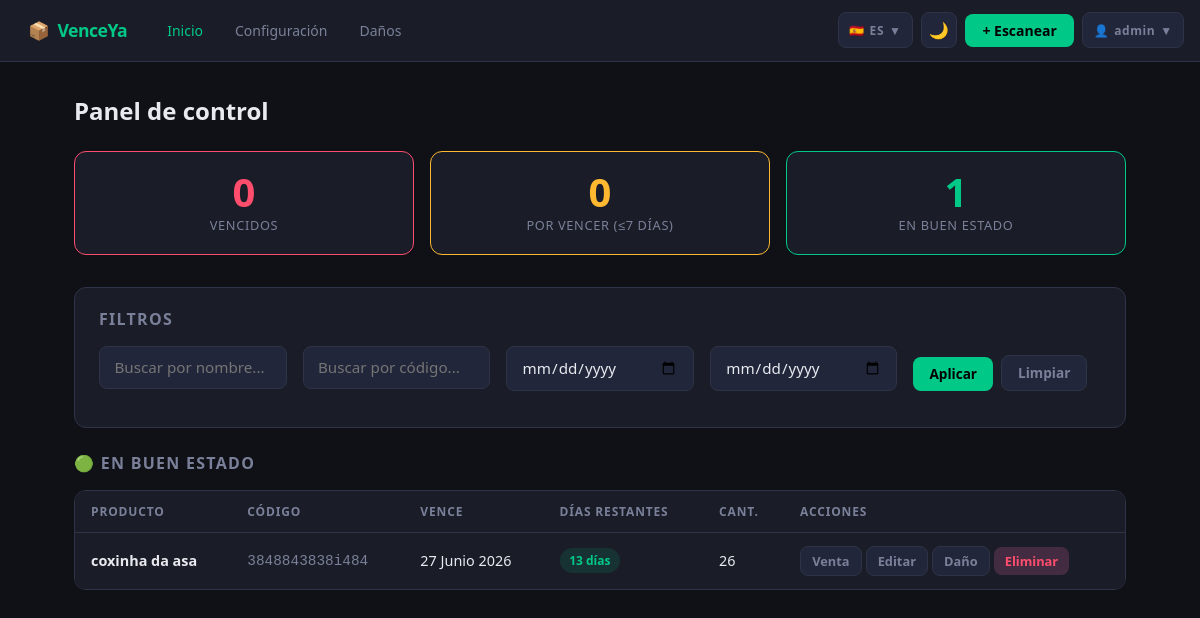
The app's page / (signed in) with its own data.
### productos/models.py (models this page shows, shortened)
class Configuracion(models.Model):
    dias_alerta = models.PositiveIntegerField(default=7, verbose_name="Días de alerta antes de vencer")
    class Meta:
        verbose_name = "Configuración"
    @classmethod
    def get_config(cls):
        config, _ = cls.objects.get_or_create(pk=1)
        return config

class Producto(models.Model):
    codigo_barra = models.CharField(max_length=100, verbose_name="Código de barra")
    nombre = models.CharField(max_length=200, verbose_name="Nombre del producto")
    fecha_vencimiento = models.DateField(verbose_name="Fecha de vencimiento")
    cantidad = models.PositiveIntegerField(default=1, verbose_name="Cantidad en stock")
    fecha_registro = models.DateTimeField(auto_now_add=True)
    class Meta:
        verbose_name = "Producto"
        ordering = ["fecha_vencimiento"]
        constraints = [
            models.UniqueConstraint(
                fields=['codigo_barra', 'fecha_vencimiento'],
                name='unique_codigo_fecha'
            )
        ]
    @property
    def dias_para_vencer(self):
        hoy = timezone.now().date()
        delta = self.fecha_vencimiento - hoy
        return delta.days

### productos/views.py (the view)
# urls.py: path("", views.dashboard, name="dashboard"),
@login_required(login_url='login')
def dashboard(request):
    config = Configuracion.get_config()
    hoy = timezone.now().date()
    productos = Producto.objects.all()
    nombre_filter = request.GET.get('nombre', '').strip()
    codigo_filter = request.GET.get('codigo', '').strip()
    fecha_desde = request.GET.get('fecha_desde', '').strip()
    fecha_hasta = request.GET.get('fecha_hasta', '').strip()
    if nombre_filter:
        productos = productos.filter(nombre__icontains=nombre_filter)
    if codigo_filter:
        productos = productos.filter(codigo_barra__icontains=codigo_filter)
    if fecha_desde:
        productos = productos.filter(fecha_vencimiento__gte=fecha_desde)
    if fecha_hasta:
        productos = productos.filter(fecha_vencimiento__lte=fecha_hasta)
    vencidos = [p for p in productos if p.dias_para_vencer < 0]
    en_alerta = [p for p in productos if 0 <= p.dias_para_vencer <= config.dias_alerta]
    ok = [p for p in productos if p.dias_para_vencer > config.dias_alerta]
    return render(request, "productos/dashboard.html", {
        "config": config,
        "vencidos": vencidos,
        "en_alerta": en_alerta,
        "ok": ok,
        "hoy": hoy,
        "nombre_filter": nombre_filter,
        "codigo_filter": codigo_filter,
        "fecha_desde": fecha_desde,
        "fecha_hasta": fecha_hasta,
    })

### productos/templates/productos/dashboard.html (shortened to what this page needs)
{% extends "productos/base.html" %}
{% block content %}
<h1 data-i18n="dashboard.title">Panel de control</h1>
<div class="stats-row">
  <div class="stat-card danger">
    <div class="num">{{ vencidos|length }}</div>
    <div class="label" data-i18n="dashboard.vencidos">Vencidos</div>
  </div>
  <div class="stat-card warn">
    <div class="num">{{ en_alerta|length }}</div>
    <div class="label" data-i18n="dashboard.alerta">Por vencer (≤{{ config.dias_alerta }} días)</div>
  </div>
  <div class="stat-card ok">
    <div class="num">{{ ok|length }}</div>
    <div class="label" data-i18n="dashboard.ok">En buen estado</div>
  </div>
</div>
<div class="card" style="margin-bottom: 1.5rem;">
  <h2 data-i18n="dashboard.filtros">Filtros</h2>
  <form method="get" style="display: grid; grid-template-columns: repeat(auto-fit, minmax(150px, 1fr)); gap: 1rem; margin-bottom: 1rem;">
    <div>
      <input
        type="text"
        name="nombre"
        placeholder="Buscar por nombre..."
        value="{{ nombre_filter }}"
        data-i18n-placeholder="placeholders.buscar"
      />
    </div>
    <div>
      <input
        type="text"
        name="codigo"
        placeholder="Buscar por código..."
        value="{{ codigo_filter }}"
        data-i18n-placeholder="placeholders.buscar"
      />
    </div>
    <div>
      <input
        type="date"
        name="fecha_desde"
        value="{{ fecha_desde }}"
      />
    </div>
    <div>
      <input
        type="date"
        name="fecha_hasta"
        value="{{ fecha_hasta }}"
      />
    </div>
    <div style="display: flex; gap: 0.5rem; align-items: flex-end;">
      <button type="submit" class="btn btn-primary" data-i18n="dashboard.aplicar">Aplicar</button>
      <a href="{% url 'dashboard' %}" class="btn btn-ghost" data-i18n="dashboard.limpiar">Limpiar</a>
    </div>
  </form>
</div>
{% if ok %}
<div class="section">
  <h2 data-i18n="dashboard.secOk">🟢 En buen estado</h2>
  <div class="table-wrap">
    <table>
      <thead>
        <tr>
          <th data-i18n="columns.producto">Producto</th>
          <th data-i18n="columns.codigo">Código</th>
          <th data-i18n="columns.vence">Vence</th>
          <th data-i18n="columns.dias">Días restantes</th>
          <th data-i18n="columns.cant">Cant.</th>
          <th data-i18n="columns.acciones">Acciones</th>
        </tr>
      </thead>
      <tbody>
        {% for p in ok %}
        <tr>
          <td><strong>{{ p.nombre }}</strong></td>
          <td style="color:var(--text-muted); font-family:monospace">{{ p.codigo_barra }}</td>
          <td>{{ p.fecha_vencimiento }}</td>
          <td><span class="badge badge-ok">{{ p.dias_para_vencer }} días</span></td>
          <td>{{ p.cantidad }}</td>
          <td>
            <a href="{% url 'vender' p.pk %}" class="btn btn-sm btn-ghost" data-i18n="buttons.venta">Venta</a>
            {% if perms.can_edit or user.is_staff or user.groups.all|length > 0 %}
            <a href="{% url 'editar' p.pk %}" class="btn btn-sm btn-ghost" data-i18n="buttons.editar">Editar</a>
            {% endif %}
            <a href="{% url 'reportar_danio' p.pk %}" class="btn btn-sm btn-ghost" data-i18n="buttons.danio">Daño</a>
            {% if user.is_staff %}
            <form method="post" action="{% url 'eliminar' p.pk %}" style="display:inline" onsubmit="return confirm('¿Eliminar {{ p.nombre }}?')">
              <button class="btn btn-sm btn-danger" data-i18n="buttons.eliminar">Eliminar</button>
            </form>
            {% endif %}
          </td>
        </tr>
        {% endfor %}
      </tbody>
    </table>
  </div>
</div>
{% endif %}
{% endblock %}

### productos/templates/productos/base.html (shortened to what this page needs)
<!DOCTYPE html>
<html lang="es" data-theme="dark">
<head>
</head>
<body>
<nav>
  <div class="nav-left">
    <a href="{% url 'dashboard' %}" class="nav-brand"><span>📦</span> <span>VenceYa</span></a>
    <div class="nav-links">
      <a href="{% url 'dashboard' %}" {% if request.resolver_match.url_name == 'dashboard' %}class="active"{% endif %} data-i18n="nav.inicio">Inicio</a>
      <a href="{% url 'configuracion' %}" {% if request.resolver_match.url_name == 'configuracion' %}class="active"{% endif %} data-i18n="nav.config">Configuración</a>
      <a href="{% url 'listar_danios' %}" {% if request.resolver_match.url_name == 'listar_danios' %}class="active"{% endif %} data-i18n="nav.danios">Daños</a>
    </div>
  </div>
  <div class="nav-right">
    <div class="dropdown">
      <button class="dropdown-toggle" id="langToggle" onclick="toggleLangMenu()">
        <span id="langFlag">🇪🇸</span>
        <span id="langCode">ES</span>
        <span>▼</span>
      </button>
    </div>
    <button class="icon-btn" id="themeBtn" onclick="toggleTheme()" title="Cambiar tema">🌙</button>
    <a href="{% url 'escanear' %}" class="nav-scan" data-i18n="nav.escanear" style="">+ Escanear</a>
    {% if user.is_authenticated %}
    <div class="dropdown">
      <button class="dropdown-toggle" onclick="toggleUserMenu()">
        <span>👤</span>
        <span id="userName">{{ user.first_name|default:user.username }}</span>
        <span>▼</span>
      </button>
    </div>
    {% endif %}
  </div>
</nav>
<main>
  {% block content %}{% endblock %}
</main>
</body>
</html>

### records on screen
Configuracion: dias_alerta "7"
Producto: nombre "coxinha da asa", codigo_barra "3848843838i484", fecha_vencimiento "27 Junio 2026", dias_para_vencer "13", cantidad "26"

### other values on screen
{{ user.first_name|default:user.username }} "admin"
{{ vencidos|length }} "0"
{{ en_alerta|length }} "0"
{{ ok|length }} "1"
